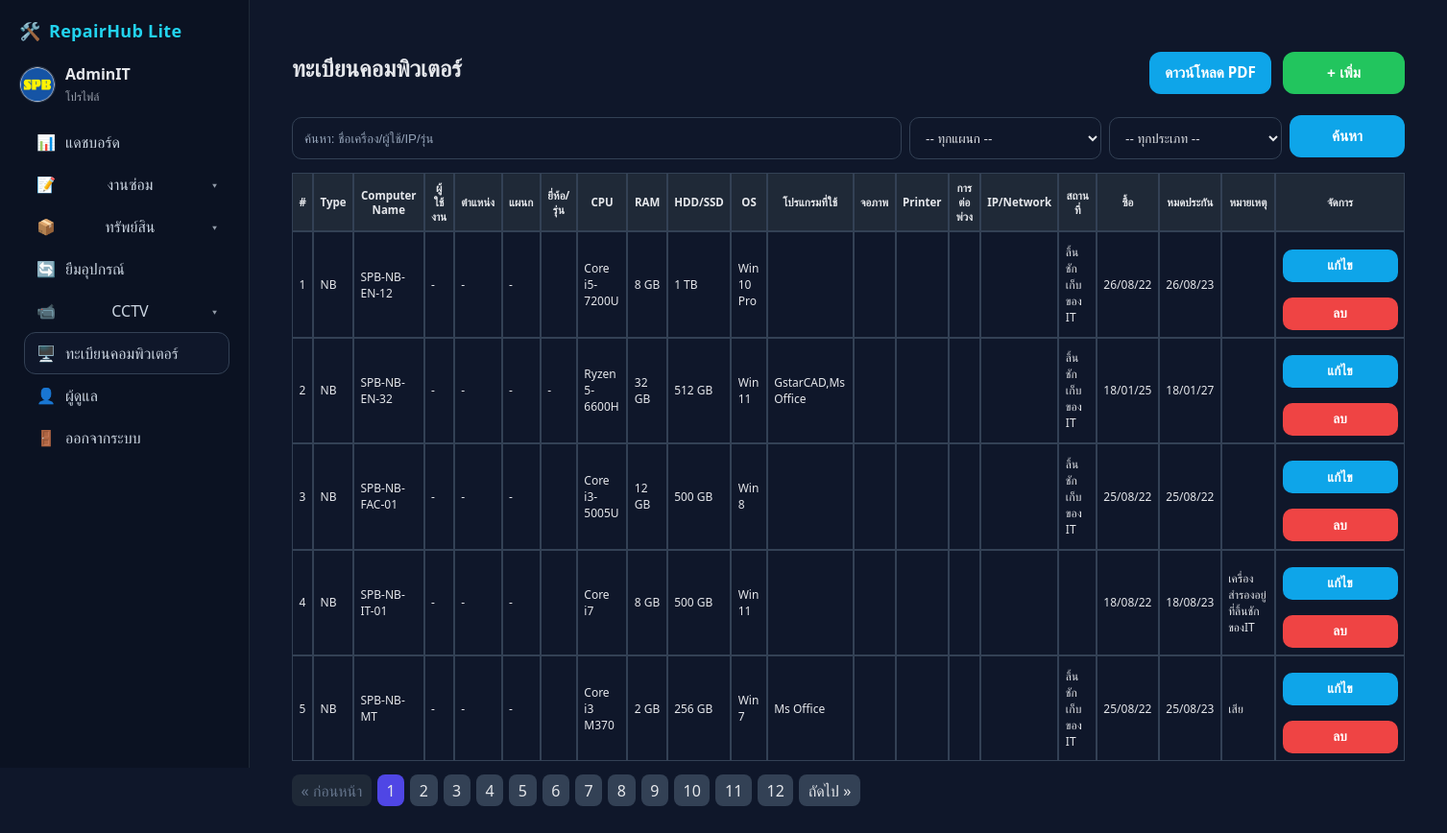
Screenshot of /admin/computers.php (signed in) with the database file from the repository.
### tables this page shows
CREATE TABLE computers(
        id INTEGER PRIMARY KEY AUTOINCREMENT,
        asset_code TEXT, type TEXT NOT NULL, hostname TEXT NOT NULL, user_name TEXT NOT NULL,
        position_name TEXT, department TEXT, brand_model TEXT, cpu TEXT, ram TEXT, storage TEXT,
        os_name TEXT, key_software TEXT, monitor TEXT, printer TEXT, peripherals TEXT,
        ip_address TEXT, location TEXT, purchase_date TEXT, warranty_end TEXT, note TEXT,
        created_at DATETIME DEFAULT CURRENT_TIMESTAMP, updated_at DATETIME DEFAULT CURRENT_TIMESTAMP
      );

### inc/functions.php (called while the page is built, shortened)
<?php
if (!function_exists('h')) {
  function h($str) { return htmlspecialchars($str ?? '', ENT_QUOTES, 'UTF-8'); }
}
    ob_start(); ?>

### inc/auth.php (called while the page is built, shortened)
<?php
function current_admin() {
    if (!empty($_SESSION['admin_id'])) {
        $pdo = db();
        $stmt = $pdo->prepare('SELECT * FROM admins WHERE id = ?');
        $stmt->execute([$_SESSION['admin_id']]);
        return $stmt->fetch(PDO::FETCH_ASSOC);
    }
    return null;
}
?>

### admin/computers.php (the view, shortened to what this page needs)
<?php
require_once __DIR__ . '/../inc/functions.php';
if (!function_exists('e')) { function e($s){ return htmlspecialchars((string)$s, ENT_QUOTES|ENT_SUBSTITUTE, 'UTF-8'); } }
$db = db();
try{
  $db->exec('PRAGMA journal_mode=WAL;');
  $db->exec('PRAGMA busy_timeout=5000;');
}catch(Throwable $e){}
function fmt_dmy($s){
  $s = trim((string)$s); if ($s==='') return '';
  $s = substr($s,0,10); [$y,$m,$d]=array_pad(explode('-',$s),3,'');
  $y=(int)$y; $m=(int)$m; $d=(int)$d; if($y>2400) $y-=543;
  return sprintf('%02d/%02d/%02d',$d,$m,$y%100);
}
$q=trim($_GET['q']??''); $dep=trim($_GET['dep']??''); $type=trim($_GET['type']??'');
$page=max(1,(int)($_GET['page']??1)); $perpage=5; $offset=($page-1)*$perpage;
$where=" WHERE 1=1 "; $p=[];
$st=$db->prepare("SELECT COUNT(*) FROM computers $where"); $st->execute($p); $total=(int)$st->fetchColumn();
$st=$db->prepare("SELECT * FROM computers $where ORDER BY department,user_name,hostname LIMIT :l OFFSET :o");
$st->bindValue(':l',$perpage,PDO::PARAM_INT); $st->bindValue(':o',$offset,PDO::PARAM_INT);
$st->execute(); $rows=$st->fetchAll(PDO::FETCH_ASSOC);
$pages = max(1,(int)ceil($total/$perpage));
?>
<?php require __DIR__ . '/header.php'; ?>
<link rel="stylesheet" href="https://cdn.jsdelivr.net/npm/flatpickr/dist/flatpickr.min.css">
<div class="page-wrap">
  <div class="header-bar">
    <h1 class="header-title">ทะเบียนคอมพิวเตอร์</h1>
    <div class="header-actions">
      <a id="btnDl"
	   class="btn btn-primary"
	   href="computers_export_pdf.php?q=<?=urlencode($q)?>&dep=<?=urlencode($dep)?>&type=<?=urlencode($type)?>"
	   target="_blank" rel="noopener noreferrer">
	  ดาวน์โหลด PDF
	</a>
      <button id="btnAdd" type="button" class="btn btn-success">+ เพิ่ม</button>
    </div>
  </div>
  <form class="filter-grid" method="get">
    <input type="text" class="input" name="q" value="<?=e($q)?>" placeholder="ค้นหา: ชื่อเครื่อง/ผู้ใช้/IP/รุ่น">
    <select name="dep" class="input">
      <option value="">-- ทุกแผนก --</option>
    </select>
    <select name="type" class="input">
      <option value="">-- ทุกประเภท --</option>
    </select>
    <button class="btn btn-primary">ค้นหา</button>
  </form>
  <div class="table-wrap">
    <table class="comptable">
      <thead>
        <tr>
          <th>#</th><th>Type</th><th>Computer Name</th><th>ผู้ใช้งาน</th><th>ตำแหน่ง</th>
          <th>แผนก</th><th>ยี่ห้อ/รุ่น</th><th>CPU</th><th>RAM</th><th>HDD/SSD</th>
          <th>OS</th><th>โปรแกรมที่ใช้</th><th>จอภาพ</th><th>Printer</th><th>การต่อพ่วง</th>
          <th>IP/Network</th><th>สถานที่</th><th>ซื้อ</th><th>หมดประกัน</th><th>หมายเหตุ</th><th>จัดการ</th>
        </tr>
      </thead>
      <tbody>
        <?php $i=$offset+1; foreach($rows as $r): ?>
        <tr>
          <td data-th="#"><?=$i++;?></td>
          <td data-th="Type"><?=e($r['type'])?></td>
          <td data-th="Computer Name"><?=e($r['hostname'])?></td>
          <td data-th="ผู้ใช้งาน"><?=e($r['user_name'])?></td>
          <td data-th="ตำแหน่ง"><?=e($r['position_name'])?></td>
          <td data-th="แผนก"><?=e($r['department'])?></td>
          <td data-th="ยี่ห้อ/รุ่น"><?=e($r['brand_model'])?></td>
          <td data-th="CPU"><?=e($r['cpu'])?></td>
          <td data-th="RAM"><?=e($r['ram'])?></td>
          <td data-th="HDD/SSD"><?=e($r['storage'])?></td>
          <td data-th="OS"><?=e($r['os_name'])?></td>
          <td data-th="โปรแกรมที่ใช้"><?=e($r['key_software'])?></td>
          <td data-th="จอภาพ"><?=e($r['monitor'])?></td>
          <td data-th="Printer"><?=e($r['printer'])?></td>
          <td data-th="การต่อพ่วง"><?=e($r['peripherals'])?></td>
          <td data-th="IP/Network"><?=e($r['ip_address'])?></td>
          <td data-th="สถานที่"><?=e($r['location'])?></td>
          <td data-th="ซื้อ"><?=fmt_dmy($r['purchase_date'])?></td>
          <td data-th="หมดประกัน"><?=fmt_dmy($r['warranty_end'])?></td>
          <td data-th="หมายเหตุ"><?=e($r['note'])?></td>
          <td data-th="จัดการ">
            <div class="actions">
              <button type="button" class="btn btn-primary btn--sm btn-edit"
                data-row='<?=e(json_encode($r, JSON_HEX_TAG|JSON_HEX_AMP|JSON_HEX_APOS|JSON_HEX_QUOT))?>'>แก้ไข</button>
              <form method="post" onsubmit="return confirm('ลบรายการนี้?')" style="margin:0;">
                <button class="btn btn-danger btn--sm">ลบ</button>
              </form>
            </div>
          </td>
        </tr>
        <?php endforeach; if(!$rows): ?>
          <tr><td colspan="21" style="text-align:center;">ไม่มีข้อมูล</td></tr>
        <?php endif; ?>
      </tbody>
    </table>
  </div>
  <div class="pager">
  <?php
    $prev = max(1, $page - 1);
    $next = min($pages, $page + 1);
    $base = 'computers.php?q='.urlencode($q).'&dep='.urlencode($dep).'&type='.urlencode($type).'&page=';
  ?>
  <?php if ($page > 1): ?>
    <a href="<?= $base.$prev ?>">« ก่อนหน้า</a>
  <?php else: ?>
    <span class="muted">« ก่อนหน้า</span>
  <?php endif; ?>
  <?php for ($p=1; $p <= $pages; $p++): ?>
    <a class="<?= $p==$page ? 'active' : '' ?>" href="<?= $base.$p ?>"><?= $p ?></a>
  <?php endfor; ?>
  <?php if ($page < $pages): ?>
    <a href="<?= $base.$next ?>">ถัดไป »</a>
  <?php else: ?>
    <span class="muted">ถัดไป »</span>
  <?php endif; ?>
</div>
<?php require __DIR__ . '/footer.php'; ?>

### admin/header.php (shortened to what this page needs)
<?php
require_once __DIR__ . '/../inc/auth.php';
require_once __DIR__ . '/../inc/functions.php';
$me = current_admin();
$SCRIPT_DIR = rtrim(str_replace('\\','/', dirname($_SERVER['SCRIPT_NAME'])), '/');
$APP_ROOT   = preg_replace('#/admin(?:/.*)?$#', '', $SCRIPT_DIR);
$curFile  = basename(parse_url($_SERVER['REQUEST_URI'], PHP_URL_PATH));
$reqUri   = str_replace('\\','/', $_SERVER['REQUEST_URI']);
$isCctv   = (strpos($reqUri, '/admin/cctv_bundle/cctv_checklist_') !== false);
$isInv    = ($curFile === 'inventory.php');
?>
<!doctype html>
<html lang="th">
<head>
  <link rel="stylesheet" href="<?= htmlspecialchars($APP_ROOT) ?>/assets/css/style.css">
</head>
<body>
<div class="grid">
  <aside class="sidebar" id="sidebar">
     <a href="../index.php">
    <div style="display:flex;align-items:center;justify-content:space-between;gap:8px;margin-bottom:10px;">
      <div class="logo" style="display:flex;align-items:center;gap:8px;">
        <span class="ico">🛠️ </span>
        <span class="collapse-hide" style="font-weight:700;letter-spacing:.3px"><?= h(APP_NAME) ?></span>
      </div>
    </div>
    </a>
    <div class="userbox" style="display:flex;gap:10px;align-items:center;margin:8px 0 16px">
      <img
        src="<?= h($me['profile_pic'] ? $APP_ROOT.'/uploads/'.$me['profile_pic'] : 'https://api.dicebear.com/9.x/identicon/svg?seed='.urlencode($me['username'])) ?>"
        alt="avatar"
        style="width:38px;height:38px;border-radius:50%;border:1px solid #334155;background:#0b132a">
      <div class="name collapse-hide">
        <div style="font-weight:600"><?= h($me['display_name'] ?: $me['username']) ?></div>
        <a href="profile.php" style="font-size:12px;color:#9ca3af">โปรไฟล์</a>
      </div>
    </div>
    <nav class="menu">
      <a href="dashboard.php" class="<?= $curFile==='dashboard.php'?'active':'' ?>" title="แดชบอร์ด">
        <span class="ico">📊</span><span class="lbl collapse-hide">แดชบอร์ด</span>
      </a>
      <div class="menu-item has-sub <?= $curFile==='requests.php'?'active':'' ?>">
        <a href="requests.php" title="งานซ่อม">
          <span class="ico">📝</span><span class="lbl collapse-hide">งานซ่อม</span>
        </a>
      </div>
      <div class="menu-item has-sub <?= $isInv?'active':'' ?>">
        <a href="inventory.php" title="ทรัพย์สิน">
          <span class="ico">📦</span><span class="lbl collapse-hide">ทรัพย์สิน</span>
        </a>
      </div>
      <a href="loans.php" class="<?= $curFile==='loans.php'?'active':'' ?>" title="ยืมอุปกรณ์">
        <span class="ico">🔄</span><span class="lbl collapse-hide">ยืมอุปกรณ์</span>
      </a>
      <div class="menu-item has-sub <?= $isCctv?'active':'' ?>">
        <a href="cctv_bundle/cctv_index.php" title="CCTV-CheckList">
          <span class="ico">📹</span><span class="lbl collapse-hide">CCTV</span>
        </a>
      </div>
      <a href="computers.php" class="<?= $curFile==='computers.php'?'active':'' ?>" title="ทะเบียนคอมพิวเตอร์">
        <span class="ico">🖥️</span><span class="lbl collapse-hide">ทะเบียนคอมพิวเตอร์</span>
      </a>
      <a href="users.php" class="<?= $curFile==='users.php'?'active':'' ?>" title="ผู้ดูแล">
        <span class="ico">👤</span><span class="lbl collapse-hide">ผู้ดูแล</span>
      </a>
      <a href="logout.php" title="ออกจากระบบ">
        <span class="ico">🚪</span><span class="lbl collapse-hide">ออกจากระบบ</span>
      </a>
    </nav>
  </aside>
  <main style="padding:20px">

### assets/css/style.css (style rules this page uses)
:root { --bg:#0f172a; --bg2:#111827; --card:#111827; --accent:#22d3ee; --text:#e5e7eb; --muted:#9ca3af; --good:#10b981; --warn:#f59e0b; --bad:#ef4444; }
* { box-sizing:border-box }
html,body { margin:0;padding:0;background:var(--bg);color:var(--text);font-family:system-ui,-apple-system,Segoe UI,Roboto,Inter,Arial,sans-serif }
a { color:var(--accent);text-decoration:none }
input,select,textarea,button { width:100%;padding:12px 14px;margin-top:12px;border-radius:10px;border:1px solid #374151;background:#0b132a;color:var(--text) }
.btn { display:inline-flex;gap:8px;align-items:center;justify-content:center;border:1px solid #334155;background:#0b132a;padding:10px 14px;border-radius:12px;cursor:pointer;transition:transform .12s ease, background .2s }
.btn-primary { background:linear-gradient(90deg,#0891b2,#06b6d4);border:none }
.sidebar { position:sticky;top:0;height:100vh;padding:20px;border-right:1px solid #1f2937;background:#0b1222 }
.sidebar .logo { font-size:18px;font-weight:700;letter-spacing:.5px;margin-bottom:12px }
.menu a { display:flex;align-items:center;gap:10px;padding:10px 12px;border-radius:12px;color:#cbd5e1;border:1px solid transparent; margin-left: 5px; }
.menu a.active,.menu a:hover { border-color:#334155;background:#0f172a;height: 44px; width: auto; }
.btn-edit { background: #1d4ed8; border: 1px solid #1e40af; color: #fff; }
.btn-danger { background: #dc2626; border: 1px solid #b91c1c; color: #fff; }
.table-wrap { overflow:auto; }
:root { --sidebar-collapsed:64px; --sidebar-expanded:260px; }
.grid { display:grid; grid-template-columns: var(--sidebar-collapsed) 1fr; transition: grid-template-columns .22s ease; }
.sidebar { position:sticky; top:0; height:100vh; padding:20px; border-right:1px solid #1f2937; background:#0b1222; width: var(--sidebar-collapsed); transition: width .22s ease, padding .22s ease; overflow: visible; }
.menu .menu-item { position: relative; }
.menu .has-sub > a { display:flex; align-items:center; justify-content:space-between; gap:10px; }
.menu .has-sub > a::after { content:"▾"; font-size:12px; opacity:.7; margin-left:8px; transition: transform .15s ease; }
.grid { grid-template-columns: var(--sidebar-collapsed) 1fr !important; transition: grid-template-columns .22s ease; }
.sidebar { width: var(--sidebar-collapsed) !important; transition: width .22s ease, padding .22s ease; overflow: visible !important; }
.collapse-hide { transition: opacity .15s ease, width .15s ease, margin .15s ease; }

### rows the page displays
computers: type "NB", hostname "SPB-NB-EN-12", user_name "-", position_name "-", department "-", cpu "Core i5-7200U", ram "8 GB", storage "1 TB", os_name "Win 10 Pro", location "ลิ้นชักเก็บของ IT", purchase_date "26/08/22", warranty_end "26/08/23"
computers: type "NB", hostname "SPB-NB-EN-32", user_name "-", position_name "-", department "-", brand_model "-", cpu "Ryzen 5-6600H", ram "32 GB", storage "512 GB", os_name "Win 11", key_software "GstarCAD,Ms Office", location "ลิ้นชักเก็บของ IT", purchase_date "18/01/25", warranty_end "18/01/27"
computers: type "NB", hostname "SPB-NB-FAC-01", user_name "-", position_name "-", department "-", cpu "Core i3-5005U", ram "12 GB", storage "500 GB", os_name "Win 8", location "ลิ้นชักเก็บของ IT", purchase_date "25/08/22", warranty_end "25/08/22"
computers: type "NB", hostname "SPB-NB-IT-01", user_name "-", position_name "-", department "-", cpu "Core i7", ram "8 GB", storage "500 GB", os_name "Win 11", purchase_date "18/08/22", warranty_end "18/08/23", note "เครื่องสำรองอยู่ที่ลิ้นชักของIT"
computers: type "NB", hostname "SPB-NB-MT", user_name "-", position_name "-", department "-", cpu "Core i3 M370", ram "2 GB", storage "256 GB", os_name "Win 7", key_software "Ms Office", location "ลิ้นชักเก็บของ IT", purchase_date "25/08/22", warranty_end "25/08/23", note "เสีย"

### other values shown
APP_NAME "RepairHub Lite"
$me['display_name'] ?: $me['username'] "AdminIT"
